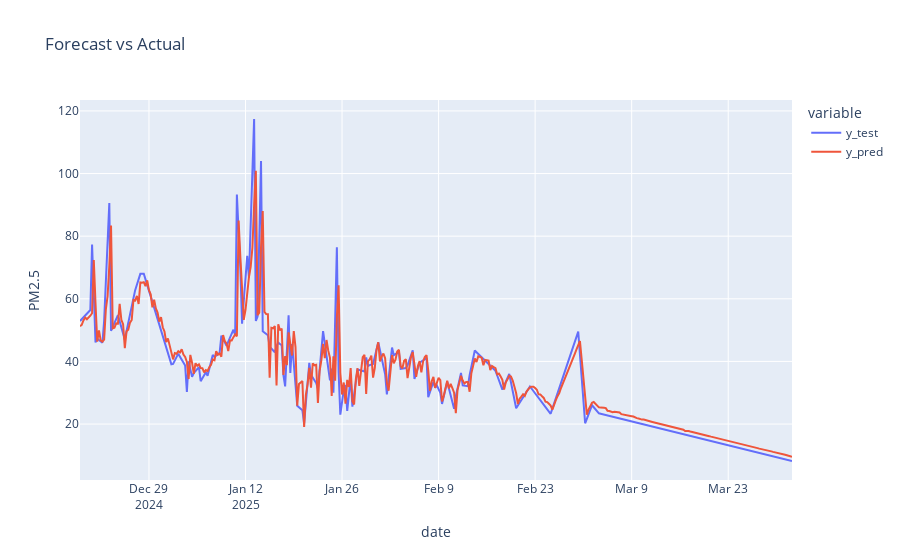

Notebook source saved alongside this figure:
### Code cell
# Evaluate model

mse, mae = evaluate_forecast(test, wfv_df["y_pred"])

print(f"MSE: {mse}")
print(f"MAE: {mae}")

# plot Evaluation

plot_forecast(test, wfv_df["y_pred"])

### Figure 1 — Plotly figure (JSON) as saved in the notebook; plotly's stock layout.template omitted (floating-point values rounded to 4 significant figures; data arrays with more than 128 entries replaced by an {"elided": "..."} marker saying what was removed)
{"data": [{"hovertemplate": "variable=y_test<br>date=%{x}<br>PM2.5=%{y}<extra></extra>", "legendgroup": "y_test", "line": {"color": "#636efa", "dash": "solid"}, "marker": {"symbol": "circle"}, "mode": "lines", "name": "y_test", "orientation": "v", "showlegend": true, "type": "scatter", "x": {"elided": "414 str values"}, "xaxis": "x", "y": {"elided": "414 float values"}, "yaxis": "y"}, {"hovertemplate": "variable=y_pred<br>date=%{x}<br>PM2.5=%{y}<extra></extra>", "legendgroup": "y_pred", "line": {"color": "#EF553B", "dash": "solid"}, "marker": {"symbol": "circle"}, "mode": "lines", "name": "y_pred", "orientation": "v", "showlegend": true, "type": "scatter", "x": {"elided": "414 str values"}, "xaxis": "x", "y": {"elided": "414 float values"}, "yaxis": "y"}], "layout": {"legend": {"title": {"text": "variable"}, "tracegroupgap": 0}, "title": {"text": "Forecast vs Actual"}, "xaxis": {"anchor": "y", "domain": [0, 1], "title": {"text": "date"}}, "yaxis": {"anchor": "x", "domain": [0, 1], "title": {"text": "PM2.5"}}}}
